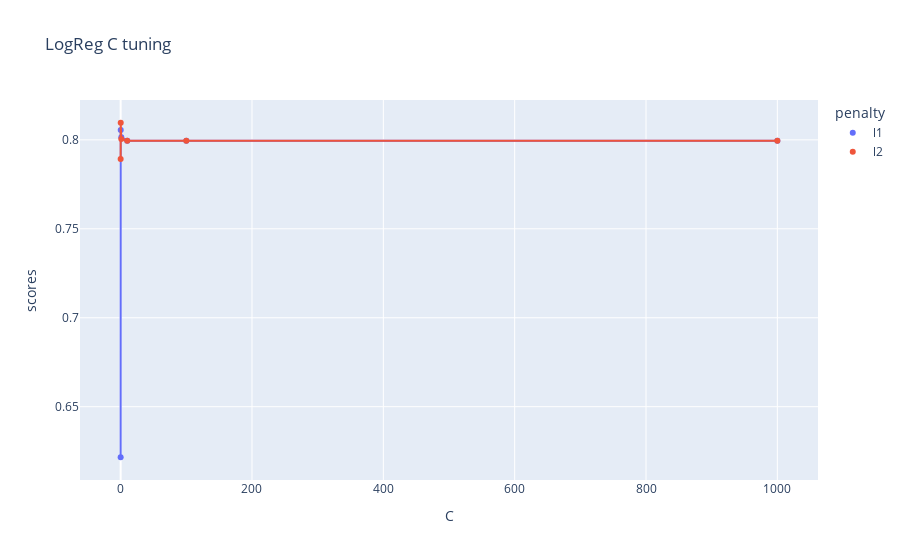

Notebook code for this chart:
### Code cell
fig = px.scatter(logregcv, x='C', y='scores', color='penalty', title='LogReg C tuning', trendline="lowess")
fig.show()

### Figure 1 — Plotly figure (JSON) as saved in the notebook; plotly's stock layout.template omitted (floating-point values rounded to 4 significant figures)
{"data": [{"hovertemplate": "penalty=l1<br>C=%{x}<br>scores=%{y}<extra></extra>", "legendgroup": "l1", "marker": {"color": "#636efa", "symbol": "circle"}, "mode": "markers", "name": "l1", "orientation": "v", "showlegend": true, "type": "scatter", "x": [0.001, 0.1, 1, 10, 100, 1000], "xaxis": "x", "y": [0.6216, 0.8055, 0.8015, 0.7995, 0.7995, 0.7995], "yaxis": "y"}, {"hovertemplate": "<b>LOWESS trendline</b><br><br>penalty=l1<br>C=%{x}<br>scores=%{y} <b>(trend)</b><extra></extra>", "legendgroup": "l1", "marker": {"color": "#636efa", "symbol": "circle"}, "mode": "lines", "name": "l1", "showlegend": false, "type": "scatter", "x": [0.001, 0.1, 1, 10, 100, 1000], "xaxis": "x", "y": [0.6216, 0.8055, 0.8015, 0.7995, 0.7995, 0.7995], "yaxis": "y"}, {"hovertemplate": "penalty=l2<br>C=%{x}<br>scores=%{y}<extra></extra>", "legendgroup": "l2", "marker": {"color": "#EF553B", "symbol": "circle"}, "mode": "markers", "name": "l2", "orientation": "v", "showlegend": true, "type": "scatter", "x": [0.001, 0.1, 1, 10, 100, 1000], "xaxis": "x", "y": [0.7892, 0.8096, 0.8005, 0.7995, 0.7995, 0.7995], "yaxis": "y"}, {"hovertemplate": "<b>LOWESS trendline</b><br><br>penalty=l2<br>C=%{x}<br>scores=%{y} <b>(trend)</b><extra></extra>", "legendgroup": "l2", "marker": {"color": "#EF553B", "symbol": "circle"}, "mode": "lines", "name": "l2", "showlegend": false, "type": "scatter", "x": [0.001, 0.1, 1, 10, 100, 1000], "xaxis": "x", "y": [0.7892, 0.8096, 0.8005, 0.7995, 0.7995, 0.7995], "yaxis": "y"}], "layout": {"legend": {"title": {"text": "penalty"}, "tracegroupgap": 0}, "title": {"text": "LogReg C tuning"}, "xaxis": {"anchor": "y", "domain": [0, 1], "title": {"text": "C"}}, "yaxis": {"anchor": "x", "domain": [0, 1], "title": {"text": "scores"}}}}
